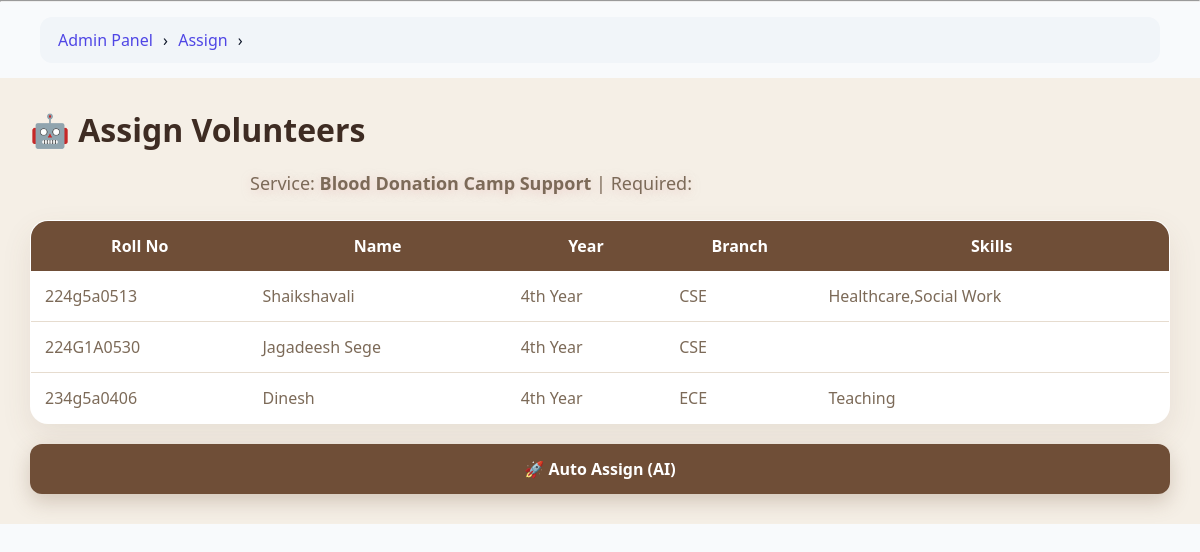
/admin_panel/assign/30/ (signed in), run on the app's committed database.
### app1/models.py (models this page shows, shortened)
class Service(models.Model):
    STATUS_CHOICES = (
        ('PENDING', 'Pending'),
        ('APPROVED', 'Approved'),
        ('REJECTED', 'Rejected'),
        ('COMPLETED', 'Completed'),
    )
    title = models.CharField(max_length=200)
    description = models.TextField()
    location = models.CharField(max_length=100)
    start_date = models.DateField()
    end_date = models.DateField()
    reminder_sent = models.BooleanField(default=False)
    max_volunteers = models.IntegerField()
    coordinators = models.JSONField(default=list, blank=True)
    GENDER_PREF = (
        ("ANY", "Any"),
        ("MALE", "Male"),
        ("FEMALE", "Female"),
    )
    required_gender = models.CharField(
        max_length=10,
        choices=GENDER_PREF,
        default="ANY"
    )
    required_year = models.CharField(
        max_length=20,
        blank=True,
        null=True
    )
    organization = models.ForeignKey(
        Organization,
        on_delete=models.CASCADE
    )
    organization_name = models.CharField(
        max_length=200,
        blank=True
    )
    status = models.CharField(
        max_length=20,
        choices=STATUS_CHOICES,
        default='PENDING'
    )
    authorization_letter = models.FileField(
        upload_to="service_letters/",
        null=True,
        blank=True
    )
    created_at = models.DateTimeField(auto_now_add=True)

class Application(models.Model):
    STATUS_CHOICES = [
        ("APPLIED", "Applied"),
        ("SELECTED", "Selected"),
        ("WAITLIST", "Waitlist"),
        ("REJECTED", "Rejected"),
        ("COMPLETED", "Completed"),
        ("CLOSED", "Closed"),
        ("ABSENT", "Absent"),
    ]
    volunteer = models.ForeignKey(VolunteerProfile, on_delete=models.CASCADE)
    service = models.ForeignKey(Service, on_delete=models.CASCADE)
    status = models.CharField(max_length=20, choices=STATUS_CHOICES, default='APPLIED')
    submission_text = models.TextField(blank=True)
    rating = models.IntegerField(default=0)
    review = models.TextField(blank=True)
    absence_requested = models.BooleanField(default=False)
    absence_approved = models.BooleanField(default=False)

class VolunteerProfile(models.Model):
    user = models.OneToOneField(User, on_delete=models.CASCADE)
    full_name = models.CharField(max_length=100)
    phone = models.CharField(max_length=15)
    student_id = models.CharField(max_length=20)
    department = models.CharField(max_length=20, default="", blank=True)
    year = models.CharField(max_length=20)
    skills = models.TextField(blank=True)
    photo = models.ImageField(upload_to="profiles/", blank=True, null=True)
    cover_photo = models.ImageField(upload_to="covers/", blank=True, null=True)
    rating = models.FloatField(default=0)
    attendance = models.IntegerField(default=0)
    GENDER_CHOICES = (
        ("MALE", "Male"),
        ("FEMALE", "Female"),
        ("OTHER", "Other"),
    )
    gender = models.CharField(
        max_length=10,
        choices=GENDER_CHOICES,
        blank=True
    )

### app1/views.py (the view)
# urls.py: path('admin_panel/assign/<int:service_id>/', views.admin_assign_volunteers_page, name='admin_assign_page'),
@login_required
def admin_assign_volunteers_page(request, service_id):
    if request.user.role != "ADMIN":
        return redirect("login")
    service = get_object_or_404(Service, id=service_id)
    applications = Application.objects.filter(service=service)
    return render(
        request,
        "admin_panel/assign_volunteers.html",
        {
            "service": service,
            "applications": applications
        }
    )

### app1/templatetags/breadcrumbs.py (called while the page is built)
@register.simple_tag(takes_context=True)
def generate_breadcrumbs(context):
    request = context['request']
    path = request.path.strip('/')
    parts = path.split('/')
    breadcrumbs = []
    url = ""
    for part in parts:
        url += "/" + part
        name = part.replace('-', ' ').replace('_', ' ').title()
        if part == "organization":
            breadcrumbs.append(("Organization", reverse("organization_dashboard")))
        elif part == "volunteer":
            breadcrumbs.append(("Volunteer", reverse("volunteer_dashboard")))
        elif part == "admin_panel":
            breadcrumbs.append(("Admin Panel", reverse("admin_dashboard")))
        elif part == "service" or part.isdigit():
            breadcrumbs.append(("", reverse("organization_dashboard")))
        else:
            breadcrumbs.append((name, url + "/"))
    return breadcrumbs

### app1/templates/admin_panel/assign_volunteers.html (shortened to what this page needs)
{% extends "base.html" %}
{% block content %}
<div class="page">
<h1>🤖 Assign Volunteers</h1>
<p class="subtitle">
Service: <b>{{ service.title }}</b> |
Required: {{ service.required_volunteers }}
</p>
<table class="table">
<thead>
<tr>
    <th>Roll No</th>
    <th>Name</th>
    <th>Year</th>
    <th>Branch</th>
    <th>Skills</th>
</tr>
</thead>
<tbody>
{% for app in applications %}
<tr>
    <td>{{ app.volunteer.student_id }}</td>
    <td>{{ app.volunteer.full_name }}</td>
    <td>{{ app.volunteer.year }}</td>
    <td>{{ app.volunteer.department }}</td>
    <td>{{ app.volunteer.skills }}</td>
</tr>
{% empty %}
<tr>
    <td colspan="5" style="text-align:center;">No applications yet</td>
</tr>
{% endfor %}
</tbody>
</table>
<form method="post" action="{% url 'assign_volunteers' service.id %}">
<button class="btn">🚀 Auto Assign (AI)</button>
</form>
</div>
{% endblock %}

### app1/static/css/style.css (style rules this page uses)
* { margin: 0; padding: 0; box-sizing: border-box; font-family: 'Segoe UI', sans-serif; }
body { height: 100vh; background: #f5f7fb; }
button { width: 100%; margin-top: 22px; padding: 12px; border-radius: 10px; border: none; background: #6f4e37; color: white; font-size: 16px; cursor: pointer; transition: background 0.3s ease; }
* { margin: 0; padding: 0; box-sizing: border-box; font-family: "Segoe UI", sans-serif; }
body { background: #f8fafc; color: #0f172a; }
.subtitle { color: #fcfdff; text-shadow: 0 2px 10px rgba(231, 178, 178, 0.5); }
.subtitle { margin-top: 20px; max-width: 700px; margin-inline: auto; color: #475569; font-size: 18px; }

### app1/templates/admin_panel/assign_volunteers.html (style rules this page uses)
.page { padding: 30px; background: #f5efe6; animation: fadeIn 0.5s ease; font-family: 'Segoe UI', sans-serif; color:#3e2c23; }
h1 { margin-bottom: 10px; color:#3e2c23; }
.subtitle { color: #7c6a58; margin-bottom: 25px; }
.table { width: 100%; border-collapse: collapse; background: #ffffff; border-radius: 18px; overflow: hidden; border:1px solid #e6dccf; box-shadow: 0 12px 30px rgba(111,78,55,0.10); }
th { background: #6f4e37; color: white; padding: 14px; font-weight:600; }
td { padding: 14px; color:#7c6a58; border-bottom:1px solid #e6dccf; }
.btn { margin-top: 20px; padding: 14px 26px; background: #6f4e37; color: white; text-decoration: none; border-radius: 12px; font-weight: 600; border:none; cursor:pointer; transition:0.3s ease; box-shadow: 0 8px 20px rgba(111,78,55,0.25); }

### data on the page
Service: title "Blood Donation Camp Support"
Application: volunteer.student_id "224g5a0513", volunteer.full_name "Shaikshavali", volunteer.year "4th Year", volunteer.department "CSE", volunteer.skills "Healthcare,Social Work"
Application: volunteer.student_id "224G1A0530", volunteer.full_name "Jagadeesh Sege", volunteer.year "4th Year", volunteer.department "CSE"
Application: volunteer.student_id "234g5a0406", volunteer.full_name "Dinesh", volunteer.year "4th Year", volunteer.department "ECE", volunteer.skills "Teaching"

### other printed values
{{ name }} "Admin Panel" "Assign"
